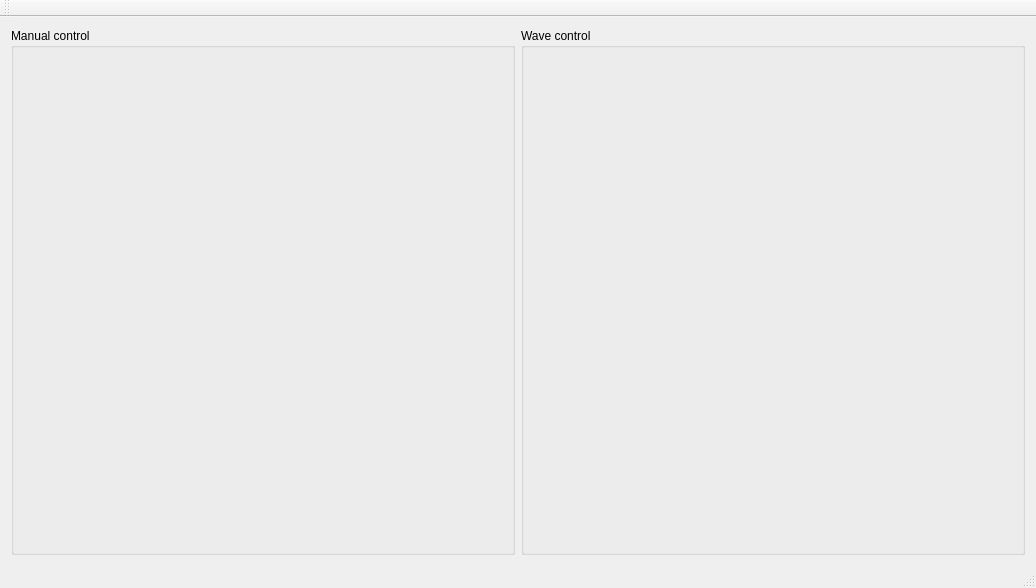
<?xml version="1.0" encoding="UTF-8"?>
<ui version="4.0">
 <class>MainWindow</class>
 <widget class="QMainWindow" name="MainWindow">
  <property name="geometry">
   <rect>
    <x>0</x>
    <y>0</y>
    <width>1036</width>
    <height>588</height>
   </rect>
  </property>
  <property name="windowTitle">
   <string>MainWindow</string>
  </property>
  <widget class="QWidget" name="centralWidget">
   <layout class="QHBoxLayout" name="horizontalLayout_2">
    <item>
     <widget class="QGroupBox" name="manualControl">
      <property name="sizePolicy">
       <sizepolicy hsizetype="Preferred" vsizetype="Expanding">
        <horstretch>0</horstretch>
        <verstretch>0</verstretch>
       </sizepolicy>
      </property>
      <property name="styleSheet">
       <string notr="true"/>
      </property>
      <property name="title">
       <string>Manual control</string>
      </property>
      <property name="flat">
       <bool>false</bool>
      </property>
      <layout class="QHBoxLayout" name="horizontalLayout"/>
     </widget>
    </item>
    <item>
     <widget class="QGroupBox" name="waveControl">
      <property name="title">
       <string>Wave control</string>
      </property>
     </widget>
    </item>
   </layout>
  </widget>
  <widget class="QMenuBar" name="menuBar">
   <property name="geometry">
    <rect>
     <x>0</x>
     <y>0</y>
     <width>1036</width>
     <height>31</height>
    </rect>
   </property>
  </widget>
  <widget class="QToolBar" name="mainToolBar">
   <attribute name="toolBarArea">
    <enum>TopToolBarArea</enum>
   </attribute>
   <attribute name="toolBarBreak">
    <bool>false</bool>
   </attribute>
  </widget>
  <widget class="QStatusBar" name="statusBar"/>
 </widget>
 <layoutdefault spacing="6" margin="11"/>
 <resources/>
 <connections/>
</ui>
